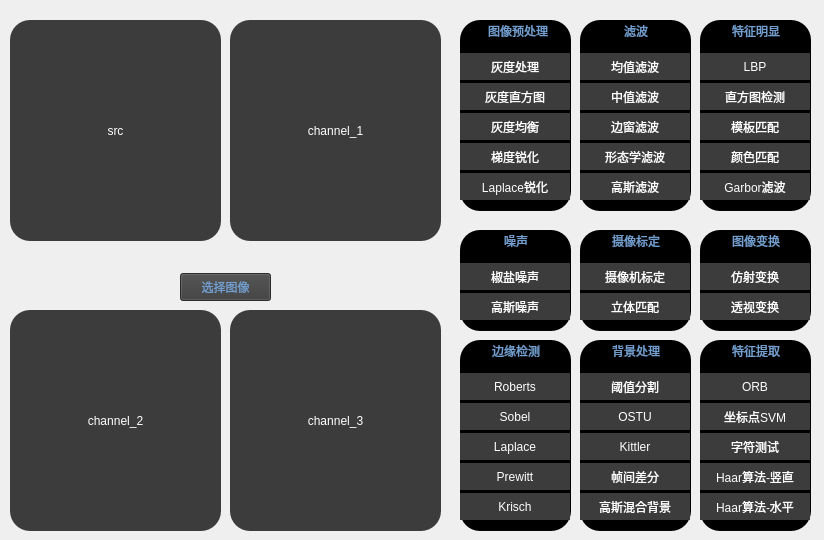
<?xml version="1.0" encoding="UTF-8"?>
<ui version="4.0">
 <class>opencv</class>
 <widget class="QWidget" name="opencv">
  <property name="geometry">
   <rect>
    <x>0</x>
    <y>0</y>
    <width>824</width>
    <height>540</height>
   </rect>
  </property>
  <property name="minimumSize">
   <size>
    <width>824</width>
     <height>540</height>
   </size>
  </property>
  <property name="maximumSize">
   <size>
    <width>824</width>
     <height>540</height>
   </size>
  </property>
  <property name="windowTitle">
   <string>Form</string>
  </property>
  <widget class="QLabel" name="label_2">
   <property name="geometry">
    <rect>
     <x>230</x>
     <y>20</y>
     <width>211</width>
     <height>221</height>
    </rect>
   </property>
   <property name="maximumSize">
    <size>
     <width>211</width>
     <height>221</height>
    </size>
   </property>
   <property name="styleSheet">
    <string notr="true">background:transparent; 
background:#3c3c3c;
color: white;
border-radius:20px;</string>
   </property>
   <property name="text">
    <string>channel_1</string>
   </property>
   <property name="alignment">
    <set>Qt::AlignCenter</set>
   </property>
  </widget>
  <widget class="QLabel" name="label_3">
   <property name="geometry">
    <rect>
     <x>10</x>
     <y>310</y>
     <width>211</width>
     <height>221</height>
    </rect>
   </property>
   <property name="maximumSize">
    <size>
     <width>211</width>
     <height>221</height>
    </size>
   </property>
   <property name="styleSheet">
    <string notr="true">background:transparent; 
background:#3c3c3c;
color: white;
border-radius:20px;</string>
   </property>
   <property name="text">
    <string>channel_2</string>
   </property>
   <property name="alignment">
    <set>Qt::AlignCenter</set>
   </property>
  </widget>
  <widget class="QLabel" name="label_4">
   <property name="geometry">
    <rect>
     <x>230</x>
     <y>310</y>
     <width>211</width>
     <height>221</height>
    </rect>
   </property>
   <property name="maximumSize">
    <size>
     <width>211</width>
     <height>221</height>
    </size>
   </property>
   <property name="styleSheet">
    <string notr="true">background:transparent; 
background:#3c3c3c;
color: white;
border-radius:20px;</string>
   </property>
   <property name="text">
    <string>channel_3</string>
   </property>
   <property name="alignment">
    <set>Qt::AlignCenter</set>
   </property>
  </widget>
  <widget class="QLabel" name="label">
   <property name="geometry">
    <rect>
     <x>10</x>
     <y>20</y>
     <width>211</width>
     <height>221</height>
    </rect>
   </property>
   <property name="maximumSize">
    <size>
     <width>211</width>
     <height>221</height>
    </size>
   </property>
   <property name="styleSheet">
    <string notr="true">background:transparent; 
background:#3c3c3c;
color: white;
border-radius:20px;</string>
   </property>
   <property name="text">
    <string>src</string>
   </property>
   <property name="alignment">
    <set>Qt::AlignCenter</set>
   </property>
  </widget>
  <widget class="QGroupBox" name="groupBox">
   <property name="geometry">
    <rect>
     <x>460</x>
     <y>20</y>
     <width>111</width>
     <height>191</height>
    </rect>
   </property>
   <property name="styleSheet">
    <string notr="true">color: rgb(114, 159, 207);
background: black;
border-radius:20px;</string>
   </property>
   <property name="title">
    <string> 图像预处理</string>
   </property>
   <property name="alignment">
    <set>Qt::AlignCenter</set>
   </property>
   <widget class="QPushButton" name="laplaceSharpen">
    <property name="geometry">
     <rect>
      <x>0</x>
      <y>150</y>
      <width>110</width>
      <height>30</height>
     </rect>
    </property>
    <property name="styleSheet">
     <string notr="true">margin-top:3px;
background:transparent; 
background:#3c3c3c;
color: white;</string>
    </property>
    <property name="text">
     <string>Laplace锐化</string>
    </property>
   </widget>
   <widget class="QPushButton" name="gradSharpen">
    <property name="geometry">
     <rect>
      <x>0</x>
      <y>120</y>
      <width>110</width>
      <height>30</height>
     </rect>
    </property>
    <property name="styleSheet">
     <string notr="true">margin-top:3px;
background:transparent; 
background:#3c3c3c;
color: white;</string>
    </property>
    <property name="text">
     <string>梯度锐化</string>
    </property>
   </widget>
   <widget class="QPushButton" name="grayLeval">
    <property name="geometry">
     <rect>
      <x>0</x>
      <y>60</y>
      <width>110</width>
      <height>30</height>
     </rect>
    </property>
    <property name="styleSheet">
     <string notr="true">margin-top:3px;
background:transparent; 
background:#3c3c3c;
color: white;</string>
    </property>
    <property name="text">
     <string>灰度直方图</string>
    </property>
   </widget>
   <widget class="QPushButton" name="grayProcess">
    <property name="geometry">
     <rect>
      <x>0</x>
      <y>30</y>
      <width>110</width>
      <height>30</height>
     </rect>
    </property>
    <property name="styleSheet">
     <string notr="true">margin-top:3px;
background:transparent; 
background:#3c3c3c;
color: white;</string>
    </property>
    <property name="text">
     <string>灰度处理</string>
    </property>
   </widget>
   <widget class="QPushButton" name="grayBalance">
    <property name="geometry">
     <rect>
      <x>0</x>
      <y>90</y>
      <width>110</width>
      <height>30</height>
     </rect>
    </property>
    <property name="styleSheet">
     <string notr="true">margin-top:3px;
background:transparent; 
background:#3c3c3c;
color: white;</string>
    </property>
    <property name="text">
     <string>灰度均衡</string>
    </property>
   </widget>
  </widget>
  <widget class="QGroupBox" name="groupBox_2">
   <property name="geometry">
    <rect>
     <x>580</x>
     <y>20</y>
     <width>111</width>
     <height>191</height>
    </rect>
   </property>
   <property name="styleSheet">
    <string notr="true">color: rgb(114, 159, 207);
background: black;
border-radius:20px;</string>
   </property>
   <property name="title">
    <string>滤波</string>
   </property>
   <property name="alignment">
    <set>Qt::AlignCenter</set>
   </property>
   <widget class="QPushButton" name="gaussFilter">
    <property name="geometry">
     <rect>
      <x>0</x>
      <y>150</y>
      <width>110</width>
      <height>30</height>
     </rect>
    </property>
    <property name="styleSheet">
     <string notr="true">margin-top:3px;
background:transparent; 
background:#3c3c3c;
color: white;</string>
    </property>
    <property name="text">
     <string>高斯滤波</string>
    </property>
   </widget>
   <widget class="QPushButton" name="windowFilter">
    <property name="geometry">
     <rect>
      <x>0</x>
      <y>90</y>
      <width>110</width>
      <height>30</height>
     </rect>
    </property>
    <property name="styleSheet">
     <string notr="true">margin-top:3px;
background:transparent; 
background:#3c3c3c;
color: white;</string>
    </property>
    <property name="text">
     <string>边窗滤波</string>
    </property>
   </widget>
   <widget class="QPushButton" name="formFilter">
    <property name="geometry">
     <rect>
      <x>0</x>
      <y>120</y>
      <width>110</width>
      <height>30</height>
     </rect>
    </property>
    <property name="styleSheet">
     <string notr="true">margin-top:3px;
background:transparent; 
background:#3c3c3c;
color: white;</string>
    </property>
    <property name="text">
     <string>形态学滤波</string>
    </property>
   </widget>
   <widget class="QPushButton" name="middleFilter">
    <property name="geometry">
     <rect>
      <x>0</x>
      <y>60</y>
      <width>110</width>
      <height>30</height>
     </rect>
    </property>
    <property name="styleSheet">
     <string notr="true">margin-top:3px;
background:transparent; 
background:#3c3c3c;
color: white;</string>
    </property>
    <property name="text">
     <string>中值滤波</string>
    </property>
   </widget>
   <widget class="QPushButton" name="averageFilter">
    <property name="geometry">
     <rect>
      <x>0</x>
      <y>30</y>
      <width>110</width>
      <height>30</height>
     </rect>
    </property>
    <property name="styleSheet">
     <string notr="true">margin-top:3px;
background:transparent; 
background:#3c3c3c;
color: white;</string>
    </property>
    <property name="text">
     <string>均值滤波</string>
    </property>
   </widget>
  </widget>
  <widget class="QGroupBox" name="groupBox_3">
   <property name="geometry">
    <rect>
     <x>700</x>
     <y>20</y>
     <width>111</width>
     <height>191</height>
    </rect>
   </property>
   <property name="styleSheet">
    <string notr="true">color: rgb(114, 159, 207);
background: black;
border-radius:20px;</string>
   </property>
   <property name="title">
    <string>特征明显</string>
   </property>
   <property name="alignment">
    <set>Qt::AlignCenter</set>
   </property>
   <widget class="QPushButton" name="colorFit">
    <property name="geometry">
     <rect>
      <x>0</x>
      <y>120</y>
      <width>110</width>
      <height>30</height>
     </rect>
    </property>
    <property name="styleSheet">
     <string notr="true">margin-top:3px;
background:transparent; 
background:#3c3c3c;
color: white;</string>
    </property>
    <property name="text">
     <string>颜色匹配</string>
    </property>
   </widget>
   <widget class="QPushButton" name="targetDet">
    <property name="geometry">
     <rect>
      <x>0</x>
      <y>60</y>
      <width>110</width>
      <height>30</height>
     </rect>
    </property>
    <property name="styleSheet">
     <string notr="true">margin-top:3px;
background:transparent; 
background:#3c3c3c;
color: white;</string>
    </property>
    <property name="text">
     <string>直方图检测</string>
    </property>
   </widget>
   <widget class="QPushButton" name="circleLbp">
    <property name="geometry">
     <rect>
      <x>0</x>
      <y>30</y>
      <width>110</width>
      <height>30</height>
     </rect>
    </property>
    <property name="styleSheet">
     <string notr="true">margin-top:3px;
background:transparent; 
background:#3c3c3c;
color: white;</string>
    </property>
    <property name="text">
     <string>LBP</string>
    </property>
   </widget>
   <widget class="QPushButton" name="gaber">
    <property name="geometry">
     <rect>
      <x>0</x>
      <y>150</y>
      <width>110</width>
      <height>30</height>
     </rect>
    </property>
    <property name="styleSheet">
     <string notr="true">margin-top:3px;
background:transparent; 
background:#3c3c3c;
color: white;</string>
    </property>
    <property name="text">
     <string>Garbor滤波</string>
    </property>
   </widget>
   <widget class="QPushButton" name="modelCheck">
    <property name="geometry">
     <rect>
      <x>0</x>
      <y>90</y>
      <width>110</width>
      <height>30</height>
     </rect>
    </property>
    <property name="styleSheet">
     <string notr="true">margin-top:3px;
background:transparent; 
background:#3c3c3c;
color: white;</string>
    </property>
    <property name="text">
     <string>模板匹配</string>
    </property>
   </widget>
  </widget>
  <widget class="QGroupBox" name="groupBox_4">
   <property name="geometry">
    <rect>
     <x>460</x>
     <y>340</y>
     <width>111</width>
     <height>191</height>
    </rect>
   </property>
   <property name="styleSheet">
    <string notr="true">color: rgb(114, 159, 207);
background: black;
border-radius:20px;</string>
   </property>
   <property name="title">
    <string>边缘检测</string>
   </property>
   <property name="alignment">
    <set>Qt::AlignCenter</set>
   </property>
   <widget class="QPushButton" name="krischEdge">
    <property name="geometry">
     <rect>
      <x>0</x>
      <y>150</y>
      <width>110</width>
      <height>30</height>
     </rect>
    </property>
    <property name="styleSheet">
     <string notr="true">margin-top:3px;
background:transparent; 
background:#3c3c3c;
color: white;</string>
    </property>
    <property name="text">
     <string>Krisch</string>
    </property>
   </widget>
   <widget class="QPushButton" name="laplaceEdge">
    <property name="geometry">
     <rect>
      <x>0</x>
      <y>90</y>
      <width>110</width>
      <height>30</height>
     </rect>
    </property>
    <property name="styleSheet">
     <string notr="true">margin-top:3px;
background:transparent; 
background:#3c3c3c;
color: white;</string>
    </property>
    <property name="text">
     <string>Laplace</string>
    </property>
   </widget>
   <widget class="QPushButton" name="sobelEdge">
    <property name="geometry">
     <rect>
      <x>0</x>
      <y>60</y>
      <width>110</width>
      <height>30</height>
     </rect>
    </property>
    <property name="styleSheet">
     <string notr="true">margin-top:3px;
background:transparent; 
background:#3c3c3c;
color: white;</string>
    </property>
    <property name="text">
     <string>Sobel</string>
    </property>
   </widget>
   <widget class="QPushButton" name="prewitt">
    <property name="geometry">
     <rect>
      <x>0</x>
      <y>120</y>
      <width>110</width>
      <height>30</height>
     </rect>
    </property>
    <property name="styleSheet">
     <string notr="true">margin-top:3px;
background:transparent; 
background:#3c3c3c;
color: white;</string>
    </property>
    <property name="text">
     <string>Prewitt</string>
    </property>
   </widget>
   <widget class="QPushButton" name="robertsEdge">
    <property name="geometry">
     <rect>
      <x>0</x>
      <y>30</y>
      <width>110</width>
      <height>30</height>
     </rect>
    </property>
    <property name="styleSheet">
     <string notr="true">margin-top:3px;
background:transparent; 
background:#3c3c3c;
color: white;</string>
    </property>
    <property name="text">
     <string>Roberts</string>
    </property>
   </widget>
  </widget>
  <widget class="QGroupBox" name="groupBox_5">
   <property name="geometry">
    <rect>
     <x>580</x>
     <y>340</y>
     <width>111</width>
     <height>191</height>
    </rect>
   </property>
   <property name="styleSheet">
    <string notr="true">color: rgb(114, 159, 207);
background: black;
border-radius:20px;</string>
   </property>
   <property name="title">
    <string>背景处理</string>
   </property>
   <property name="alignment">
    <set>Qt::AlignCenter</set>
   </property>
   <widget class="QPushButton" name="thresholdSeg">
    <property name="geometry">
     <rect>
      <x>0</x>
      <y>30</y>
      <width>110</width>
      <height>30</height>
     </rect>
    </property>
    <property name="styleSheet">
     <string notr="true">margin-top:3px;
background:transparent; 
background:#3c3c3c;
color: white;</string>
    </property>
    <property name="text">
     <string>阈值分割</string>
    </property>
   </widget>
   <widget class="QPushButton" name="Kittler">
    <property name="geometry">
     <rect>
      <x>0</x>
      <y>90</y>
      <width>110</width>
      <height>30</height>
     </rect>
    </property>
    <property name="styleSheet">
     <string notr="true">margin-top:3px;
background:transparent; 
background:#3c3c3c;
color: white;</string>
    </property>
    <property name="text">
     <string>Kittler</string>
    </property>
   </widget>
   <widget class="QPushButton" name="mixGuass">
    <property name="geometry">
     <rect>
      <x>0</x>
      <y>150</y>
      <width>110</width>
      <height>30</height>
     </rect>
    </property>
    <property name="styleSheet">
     <string notr="true">margin-top:3px;
background:transparent; 
background:#3c3c3c;
color: white;</string>
    </property>
    <property name="text">
     <string>高斯混合背景</string>
    </property>
   </widget>
   <widget class="QPushButton" name="OSTU">
    <property name="geometry">
     <rect>
      <x>0</x>
      <y>60</y>
      <width>110</width>
      <height>30</height>
     </rect>
    </property>
    <property name="styleSheet">
     <string notr="true">margin-top:3px;
background:transparent; 
background:#3c3c3c;
color: white;</string>
    </property>
    <property name="text">
     <string>OSTU</string>
    </property>
   </widget>
   <widget class="QPushButton" name="frameDiff">
    <property name="geometry">
     <rect>
      <x>0</x>
      <y>120</y>
      <width>110</width>
      <height>30</height>
     </rect>
    </property>
    <property name="styleSheet">
     <string notr="true">margin-top:3px;
background:transparent; 
background:#3c3c3c;
color: white;</string>
    </property>
    <property name="text">
     <string>帧间差分</string>
    </property>
   </widget>
  </widget>
  <widget class="QGroupBox" name="groupBox_6">
   <property name="geometry">
    <rect>
     <x>700</x>
     <y>340</y>
     <width>111</width>
     <height>191</height>
    </rect>
   </property>
   <property name="styleSheet">
    <string notr="true">color: rgb(114, 159, 207);
background: black;
border-radius:20px;</string>
   </property>
   <property name="title">
    <string>特征提取</string>
   </property>
   <property name="alignment">
    <set>Qt::AlignCenter</set>
   </property>
   <widget class="QPushButton" name="wordTest">
    <property name="geometry">
     <rect>
      <x>0</x>
      <y>90</y>
      <width>110</width>
      <height>30</height>
     </rect>
    </property>
    <property name="styleSheet">
     <string notr="true">margin-top:3px;
background:transparent; 
background:#3c3c3c;
color: white;</string>
    </property>
    <property name="text">
     <string>字符测试</string>
    </property>
   </widget>
   <widget class="QPushButton" name="Haar1">
    <property name="geometry">
     <rect>
      <x>0</x>
      <y>150</y>
      <width>110</width>
      <height>30</height>
     </rect>
    </property>
    <property name="styleSheet">
     <string notr="true">margin-top:3px;
background:transparent; 
background:#3c3c3c;
color: white;</string>
    </property>
    <property name="text">
     <string>Haar算法-水平</string>
    </property>
   </widget>
   <widget class="QPushButton" name="Haar2">
    <property name="geometry">
     <rect>
      <x>0</x>
      <y>120</y>
      <width>110</width>
      <height>30</height>
     </rect>
    </property>
    <property name="styleSheet">
     <string notr="true">margin-top:3px;
background:transparent; 
background:#3c3c3c;
color: white;</string>
    </property>
    <property name="text">
     <string>Haar算法-竖直</string>
    </property>
   </widget>
   <widget class="QPushButton" name="orb">
    <property name="geometry">
     <rect>
      <x>0</x>
      <y>30</y>
      <width>110</width>
      <height>30</height>
     </rect>
    </property>
    <property name="styleSheet">
     <string notr="true">margin-top:3px;
background:transparent; 
background:#3c3c3c;
color: white;</string>
    </property>
    <property name="text">
     <string>ORB</string>
    </property>
   </widget>
   <widget class="QPushButton" name="svmTest">
    <property name="geometry">
     <rect>
      <x>0</x>
      <y>60</y>
      <width>110</width>
      <height>30</height>
     </rect>
    </property>
    <property name="styleSheet">
     <string notr="true">margin-top:3px;
background:transparent; 
background:#3c3c3c;
color: white;</string>
    </property>
    <property name="text">
     <string>坐标点SVM</string>
    </property>
   </widget>
  </widget>
  <widget class="QPushButton" name="seletpic">
   <property name="geometry">
    <rect>
     <x>180</x>
     <y>270</y>
     <width>91</width>
     <height>31</height>
    </rect>
   </property>
   <property name="styleSheet">
    <string notr="true">margin-top:3px;
background:transparent; 
background:#3c3c3c;
color: rgb(114, 159, 207);</string>
   </property>
   <property name="text">
    <string>选择图像</string>
   </property>
  </widget>
  <widget class="QGroupBox" name="groupBox_7">
   <property name="geometry">
    <rect>
     <x>460</x>
     <y>230</y>
     <width>111</width>
     <height>101</height>
    </rect>
   </property>
   <property name="styleSheet">
    <string notr="true">color: rgb(114, 159, 207);
background: black;
border-radius:20px;</string>
   </property>
   <property name="title">
    <string>噪声</string>
   </property>
   <property name="alignment">
    <set>Qt::AlignCenter</set>
   </property>
   <widget class="QPushButton" name="guassNoise">
    <property name="geometry">
     <rect>
      <x>0</x>
      <y>60</y>
      <width>110</width>
      <height>30</height>
     </rect>
    </property>
    <property name="styleSheet">
     <string notr="true">margin-top:3px;
background:transparent; 
background:#3c3c3c;
color: white;</string>
    </property>
    <property name="text">
     <string>高斯噪声</string>
    </property>
   </widget>
   <widget class="QPushButton" name="saltNoise">
    <property name="geometry">
     <rect>
      <x>0</x>
      <y>30</y>
      <width>110</width>
      <height>30</height>
     </rect>
    </property>
    <property name="styleSheet">
     <string notr="true">margin-top:3px;
background:transparent; 
background:#3c3c3c;
color: white;</string>
    </property>
    <property name="text">
     <string>椒盐噪声</string>
    </property>
   </widget>
  </widget>
  <widget class="QGroupBox" name="groupBox_8">
   <property name="geometry">
    <rect>
     <x>580</x>
     <y>230</y>
     <width>111</width>
     <height>101</height>
    </rect>
   </property>
   <property name="styleSheet">
    <string notr="true">color: rgb(114, 159, 207);
background: black;
border-radius:20px;</string>
   </property>
   <property name="title">
    <string>摄像标定</string>
   </property>
   <property name="alignment">
    <set>Qt::AlignCenter</set>
   </property>
   <widget class="QPushButton" name="camera2">
    <property name="geometry">
     <rect>
      <x>0</x>
      <y>30</y>
      <width>110</width>
      <height>30</height>
     </rect>
    </property>
    <property name="styleSheet">
     <string notr="true">margin-top:3px;
background:transparent; 
background:#3c3c3c;
color: white;</string>
    </property>
    <property name="text">
     <string>摄像机标定</string>
    </property>
   </widget>
   <widget class="QPushButton" name="camera">
    <property name="geometry">
     <rect>
      <x>0</x>
      <y>60</y>
      <width>110</width>
      <height>30</height>
     </rect>
    </property>
    <property name="styleSheet">
     <string notr="true">margin-top:3px;
background:transparent; 
background:#3c3c3c;
color: white;</string>
    </property>
    <property name="text">
     <string>立体匹配</string>
    </property>
   </widget>
  </widget>
  <widget class="QGroupBox" name="groupBox_9">
   <property name="geometry">
    <rect>
     <x>700</x>
     <y>230</y>
     <width>111</width>
     <height>101</height>
    </rect>
   </property>
   <property name="styleSheet">
    <string notr="true">color: rgb(114, 159, 207);
background: black;
border-radius:20px;</string>
   </property>
   <property name="title">
    <string>图像变换</string>
   </property>
   <property name="alignment">
    <set>Qt::AlignCenter</set>
   </property>
   <widget class="QPushButton" name="perspective">
    <property name="geometry">
     <rect>
      <x>0</x>
      <y>60</y>
      <width>110</width>
      <height>30</height>
     </rect>
    </property>
    <property name="styleSheet">
     <string notr="true">margin-top:3px;
background:transparent; 
background:#3c3c3c;
color: white;</string>
    </property>
    <property name="text">
     <string>透视变换</string>
    </property>
   </widget>
   <widget class="QPushButton" name="affine">
    <property name="geometry">
     <rect>
      <x>0</x>
      <y>30</y>
      <width>110</width>
      <height>30</height>
     </rect>
    </property>
    <property name="styleSheet">
     <string notr="true">margin-top:3px;
background:transparent; 
background:#3c3c3c;
color: white;</string>
    </property>
    <property name="text">
     <string>仿射变换</string>
    </property>
   </widget>
  </widget>
 </widget>
 <resources/>
 <connections/>
</ui>
